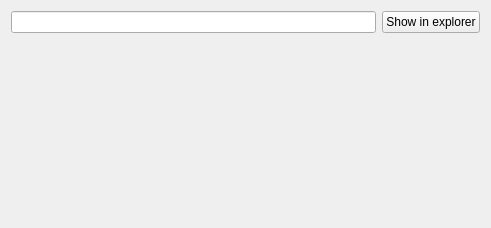
<?xml version="1.0" encoding="UTF-8"?>
<ui version="4.0">
 <class>GtCollectionsDirectoriesTab</class>
 <widget class="QWidget" name="GtCollectionsDirectoriesTab">
  <property name="geometry">
   <rect>
    <x>0</x>
    <y>0</y>
    <width>491</width>
    <height>228</height>
   </rect>
  </property>
  <property name="windowTitle">
   <string>Dialog</string>
  </property>
  <layout class="QVBoxLayout" name="verticalLayout_2">
   <item>
    <layout class="QVBoxLayout" name="verticalLayout">
     <property name="bottomMargin">
      <number>0</number>
     </property>
     <item>
      <layout class="QHBoxLayout" name="horizontalLayout">
       <property name="leftMargin">
        <number>0</number>
       </property>
       <property name="topMargin">
        <number>0</number>
       </property>
       <property name="bottomMargin">
        <number>0</number>
       </property>
       <item>
        <widget class="QLineEdit" name="edtCollectionsDirPath">
         <property name="text">
          <string/>
         </property>
         <property name="readOnly">
          <bool>false</bool>
         </property>
        </widget>
       </item>
       <item>
        <widget class="QPushButton" name="btnCollectionsDirShowInExplorer">
         <property name="text">
          <string>Show in explorer</string>
         </property>
        </widget>
       </item>
      </layout>
     </item>
     <item>
      <widget class="QLabel" name="lblCollectionsDirMsg">
       <property name="text">
        <string/>
       </property>
      </widget>
     </item>
    </layout>
   </item>
   <item>
    <spacer name="verticalSpacer3">
     <property name="orientation">
      <enum>Qt::Vertical</enum>
     </property>
     <property name="sizeHint" stdset="0">
      <size>
       <width>20</width>
       <height>40</height>
      </size>
     </property>
    </spacer>
   </item>
  </layout>
 </widget>
 <resources/>
 <connections/>
</ui>
